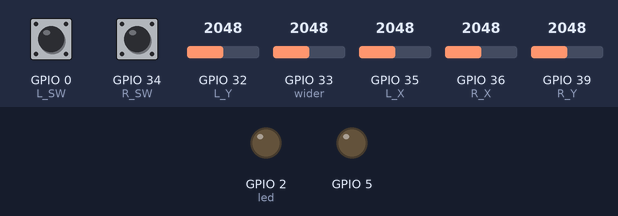
This sketch was run on a simulated ESP32. On the bench: output pins drawn as LEDs (lit = HIGH). The test bench sets the inputs (shaded band); at power-on: GPIO 0 (L_SW) HIGH, GPIO 32 (L_Y) = 2048, GPIO 33 (wider) = 2048, GPIO 34 (R_SW) HIGH, GPIO 35 (L_X) = 2048, GPIO 36 (R_X) = 2048, GPIO 39 (R_Y) = 2048 (analog values on the 0–4095 scale). WiFi joins after 1.5 s; servers stay silent unless stated; the ROS host is connected and sends only what is stated; what the sketch prints to the serial monitor is not drawn.

Above: at 0.1 s.
At 3.1 s:
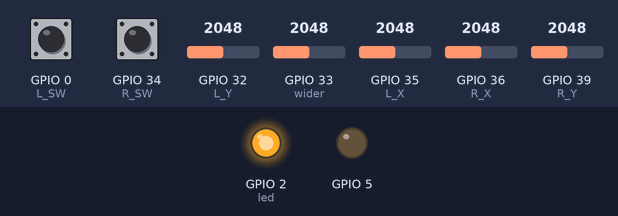
At 12.1 s:
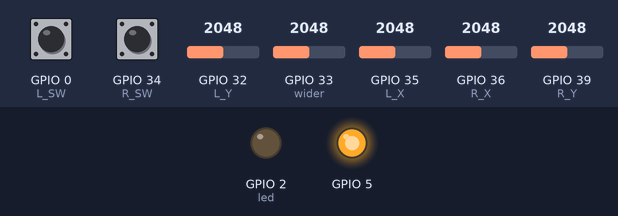
Timing chart, 0 to 13.6 s (numbered marks = the images above):
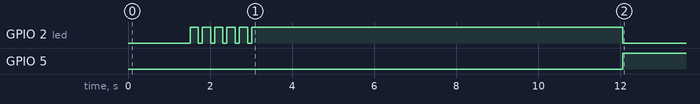

Measured:
- by itself, GPIO 5: LOW → HIGH at 12.1 s

The sketch:

zusammen_3_zeiger.ino
```cpp
#include <WiFi.h>
#include <ros.h>
#include <std_msgs/String.h>
#include <geometry_msgs/Twist.h>
#include <SPI.h>


//SPI******************
#define VSPI_MISO   MISO
#define VSPI_MOSI   MOSI
#define VSPI_SCLK   SCK
#define VSPI_SS     SS
static const int spiClk = 1000000; // 1 MHz
//uninitalised pointers to SPI objects
SPIClass * vspi = NULL;
int nummer[10] = {63,6,91,79,102,109,125,7,127,111};

//WIFI
const char* ssid     = "robo";
const char* password = "xxxxxxxxxxxxxxxxxxxxxx";

//Pin
const int L_SW = 0;
const int L_Y = 32;
const int L_X = 35;
const int R_SW = 34;
const int R_Y = 39;
const int R_X = 36;
const int wider = 33;
const int led = 2;

// Value
bool L_SW_val = 0;
bool R_SW_val = 0;
float L_Y_val;
float L_X_val;
float R_Y_val;
float R_X_val;
float wider_val;
float L_X_zen, L_Y_zen, R_X_zen, R_Y_zen;
unsigned int J_summ;

//Menge des aufgenommenden Werten
int samples = 100;
//Verstärkung oder MAX_SPEED!!!
const float faktor_raw =  0.5;
float faktor = 0;
//say hello
char hello[30] = "Chef Gnasa, Master Lukas!!";

//ROS Server
IPAddress server(192,168,2,165);
//ROS Port
const uint16_t serverPort = 11411;
ros::NodeHandle nh;
//Make a chatter publisher
std_msgs::String str_msg;
geometry_msgs::Twist twist_msg;
//Name der Topic
ros::Publisher chatter("chatter", &str_msg);
ros::Publisher chatter_twist("cmd_vel", &twist_msg);


void setup()
{
  Serial.begin(115200);
  //SPI*****************************
  //initialise two instances of the SPIClass attached to VSPI and HSPI respectively
  vspi = new SPIClass(VSPI);
  //clock miso mosi ss
  //alternatively route through GPIO pins of your choice
  vspi->begin(VSPI_SCLK, VSPI_MISO, VSPI_MOSI, VSPI_SS); //SCLK, MISO, MOSI, SS
  //set up slave select pins as outputs as the Arduino API
  //doesn't handle automatically pulling SS low
  pinMode(VSPI_SS, OUTPUT); //VSPI SS
  Serial.print("Connecting to ");
  Serial.println(ssid);

  //WIFI*****************
  WiFi.begin(ssid, password);

  while (WiFi.status() != WL_CONNECTED) {
    delay(500);
    Serial.print(".");
  }

  Serial.println("");
  Serial.println("WiFi connected!");
  Serial.print("IP address: ");
  Serial.println(WiFi.localIP());
  Serial.print("ESP Mac Address: ");
  Serial.println(WiFi.macAddress());
  Serial.print("Subnet Mask: ");
  Serial.println(WiFi.subnetMask());
  Serial.print("Gateway IP: ");
  Serial.println(WiFi.gatewayIP());
  Serial.print("DNS: ");
  Serial.println(WiFi.dnsIP());
  // Set the connection to rosserial socket server
  nh.getHardware()->setConnection(server, serverPort);
  nh.initNode();
  //Get IP durch ROS
  Serial.print("IP = ");
  Serial.println(nh.getHardware()->getLocalIP());
  //Start to be polite
  nh.advertise(chatter);
  nh.advertise(chatter_twist);

  //Joystick*************************
  faktor = faktor_raw;
  pinMode(L_SW, INPUT);
  pinMode(R_SW, INPUT);
  Serial.println("Hi, Florian!");
  analogReadResolution(12);
  analogSetWidth(12);

  //LED***************************
  pinMode(led, OUTPUT);
  digitalWrite(led, LOW);

  //Kalibieren*****************************
  for(int i=0; i<5; i++){
  digitalWrite(led, HIGH);
  delay(200);
  digitalWrite(led, LOW);
  delay(100);
  }

  digitalWrite(led, HIGH);
  delay(1000);
  Serial.println("L: ");
  L_X_zen = kalibrieren(L_X);
  L_Y_zen = kalibrieren(L_Y);
  Serial.println(L_X_zen);

  Serial.println("R: ");
  R_X_zen = kalibrieren(R_X);
  R_Y_zen = kalibrieren(R_Y);
  Serial.println(R_X_zen);
  digitalWrite(led, LOW);
}

void loop()
{
  if (L_SW_val){
    faktor = faktor_raw;
    digitalWrite(led, LOW);

  }
  if (R_SW_val){
    faktor = 0.0;
    digitalWrite(led, HIGH);
  }


  //Joystick*************************************
  //wider
  Serial.print("wider: ");
  wider_val = analogRead(wider)*faktor/ 4096.;
  Serial.println(wider_val);
  vspiCommand(nummer[int(wider_val*10/faktor)]);

  // L_SW
  Serial.print("L_SW: ");
  L_SW_val =! digitalRead(L_SW);
  Serial.println(L_SW_val);
  //R_SW
  Serial.print("R_SW: ");
  R_SW_val =! digitalRead(R_SW);
  Serial.println(R_SW_val);
  //L_X
  Serial.print("L_X: ");
  L_X_val = -(analogRead(L_X)-L_X_zen)*wider_val/2048.;
  Serial.println(L_X_val);
  //L_Y
  Serial.print("L_Y: ");
  L_Y_val = (analogRead(L_Y)-L_Y_zen)*wider_val/2048.;
  Serial.println(L_Y_val);
  //R_X
  Serial.print("R_X: ");
  R_X_val = -(analogRead(R_X)-R_X_zen)*wider_val/2048.;
  Serial.println(R_X_val);
  //R_Y
  Serial.print("R_Y: ");
  R_Y_val = (analogRead(R_Y)-R_Y_zen)*wider_val/2048.;
  Serial.println(R_Y_val);


    //ROS***********************************************
    if (nh.connected()) {
      Serial.println("Connected");
    // Say hello
    str_msg.data = hello;
    //twist_msg
    twist_msg.linear.x = L_X_val*2;
    twist_msg.linear.y = R_Y_val*2;
    twist_msg.angular.z = L_Y_val;
    chatter.publish( &str_msg );
    chatter_twist.publish( &twist_msg );
    } else {
      Serial.println("Not Connected");
    }
    nh.spinOnce();
    // Loop exproximativity
    delay(200);
}

float kalibrieren(int J_Pin) {
  Serial.println("***************Kalibrieren*********************");

    J_summ = 0;

    for (int i =0 ; i < samples; i++){
      J_summ += analogRead(J_Pin);
      delay(20);
    }
    //Zentrierung
    float J_zen;
    J_zen = J_summ / float(samples);

    return J_zen;
}

void vspiCommand(int data) {
//  byte data = B0111111; // junk data to illustrate usage
  Serial.println(data);
  //use it as you would the regular arduino SPI API
  vspi->beginTransaction(SPISettings(spiClk, MSBFIRST, SPI_MODE0));
  digitalWrite(VSPI_SS, LOW); //pull SS slow to prep other end for transfer
  vspi->transfer(data);
  digitalWrite(VSPI_SS, HIGH); //pull ss high to signify end of data transfer
  vspi->endTransaction();
}
```
